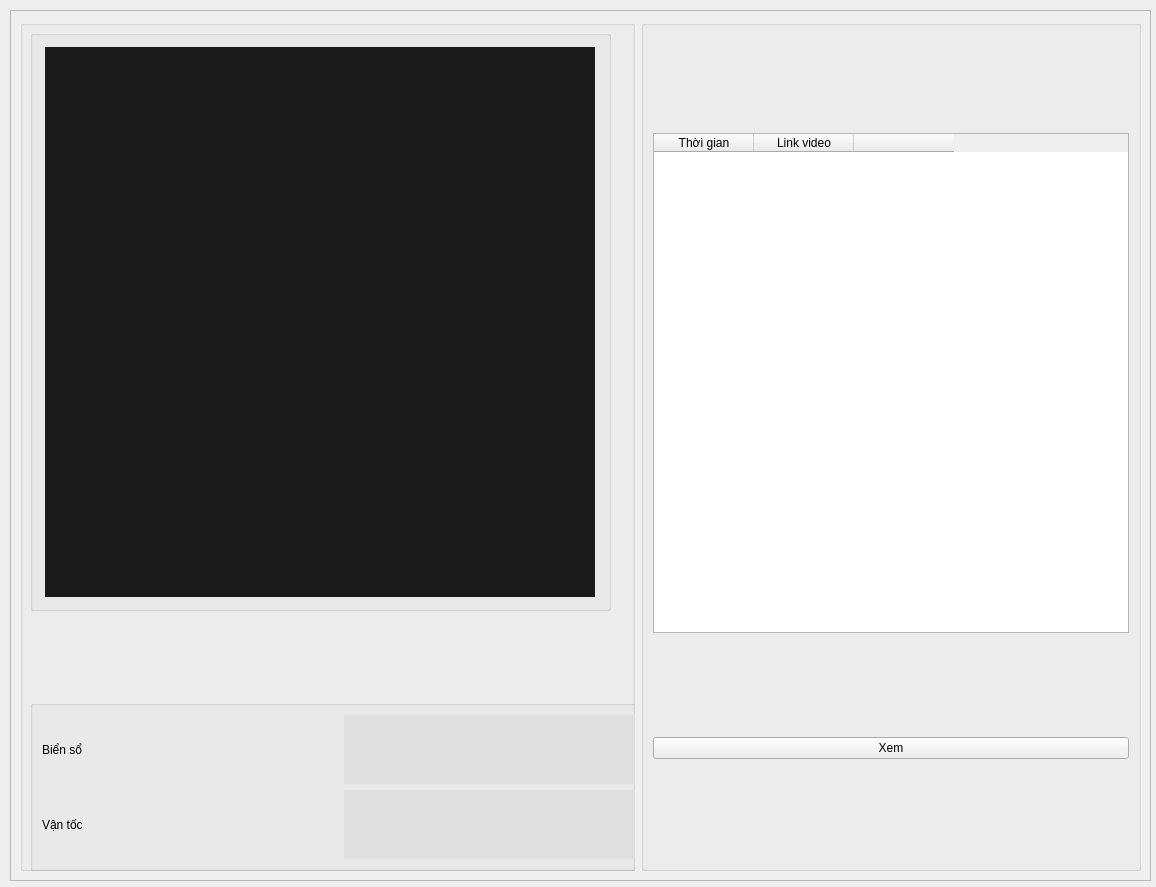
<?xml version="1.0" encoding="UTF-8"?>
<ui version="4.0">
 <class>Form</class>
 <widget class="QWidget" name="Form">
  <property name="geometry">
   <rect>
    <x>0</x>
    <y>0</y>
    <width>1156</width>
    <height>887</height>
   </rect>
  </property>
  <property name="windowTitle">
   <string>Form</string>
  </property>
  <widget class="QFrame" name="frame">
   <property name="geometry">
    <rect>
     <x>10</x>
     <y>10</y>
     <width>1141</width>
     <height>871</height>
    </rect>
   </property>
   <property name="frameShape">
    <enum>QFrame::StyledPanel</enum>
   </property>
   <property name="frameShadow">
    <enum>QFrame::Raised</enum>
   </property>
   <layout class="QGridLayout" name="gridLayout">
    <item row="0" column="0">
     <widget class="QGroupBox" name="group_left">
      <property name="title">
       <string/>
      </property>
      <widget class="QGroupBox" name="group_top">
       <property name="geometry">
        <rect>
         <x>10</x>
         <y>10</y>
         <width>581</width>
         <height>581</height>
        </rect>
       </property>
       <property name="title">
        <string/>
       </property>
       <layout class="QGridLayout" name="gridLayout_2">
        <item row="0" column="0">
         <widget class="QLabel" name="current_frame">
          <property name="maximumSize">
           <size>
            <width>550</width>
            <height>550</height>
           </size>
          </property>
          <property name="styleSheet">
           <string notr="true">background-color: rgb(26, 26, 26);</string>
          </property>
          <property name="text">
           <string/>
          </property>
         </widget>
        </item>
       </layout>
      </widget>
      <widget class="QGroupBox" name="group_buttom">
       <property name="geometry">
        <rect>
         <x>10</x>
         <y>680</y>
         <width>621</width>
         <height>171</height>
        </rect>
       </property>
       <property name="title">
        <string/>
       </property>
       <layout class="QGridLayout" name="gridLayout_3">
        <item row="0" column="0">
         <widget class="QLabel" name="label_2">
          <property name="text">
           <string>Biển sổ</string>
          </property>
         </widget>
        </item>
        <item row="0" column="1">
         <widget class="QLabel" name="label_plate">
          <property name="styleSheet">
           <string notr="true">background-color: rgb(223, 223, 223);</string>
          </property>
          <property name="text">
           <string/>
          </property>
         </widget>
        </item>
        <item row="1" column="0">
         <widget class="QLabel" name="label_3">
          <property name="text">
           <string>Vận tốc</string>
          </property>
         </widget>
        </item>
        <item row="1" column="1">
         <widget class="QLabel" name="label_speed">
          <property name="styleSheet">
           <string notr="true">background-color: rgb(223, 223, 223);</string>
          </property>
          <property name="text">
           <string/>
          </property>
         </widget>
        </item>
       </layout>
      </widget>
     </widget>
    </item>
    <item row="0" column="1">
     <widget class="QGroupBox" name="group_right">
      <property name="maximumSize">
       <size>
        <width>500</width>
        <height>16777215</height>
       </size>
      </property>
      <property name="title">
       <string/>
      </property>
      <layout class="QGridLayout" name="gridLayout_4">
       <item row="0" column="0">
        <widget class="QTableWidget" name="table_violation">
         <property name="maximumSize">
          <size>
           <width>500</width>
           <height>500</height>
          </size>
         </property>
         <column>
          <property name="text">
           <string>Thời gian</string>
          </property>
         </column>
         <column>
          <property name="text">
           <string>Link video</string>
          </property>
         </column>
         <column>
          <property name="text">
           <string/>
          </property>
         </column>
        </widget>
       </item>
       <item row="1" column="0">
        <widget class="QPushButton" name="btn_view">
         <property name="text">
          <string>Xem</string>
         </property>
        </widget>
       </item>
      </layout>
     </widget>
    </item>
   </layout>
  </widget>
 </widget>
 <resources/>
 <connections/>
</ui>
